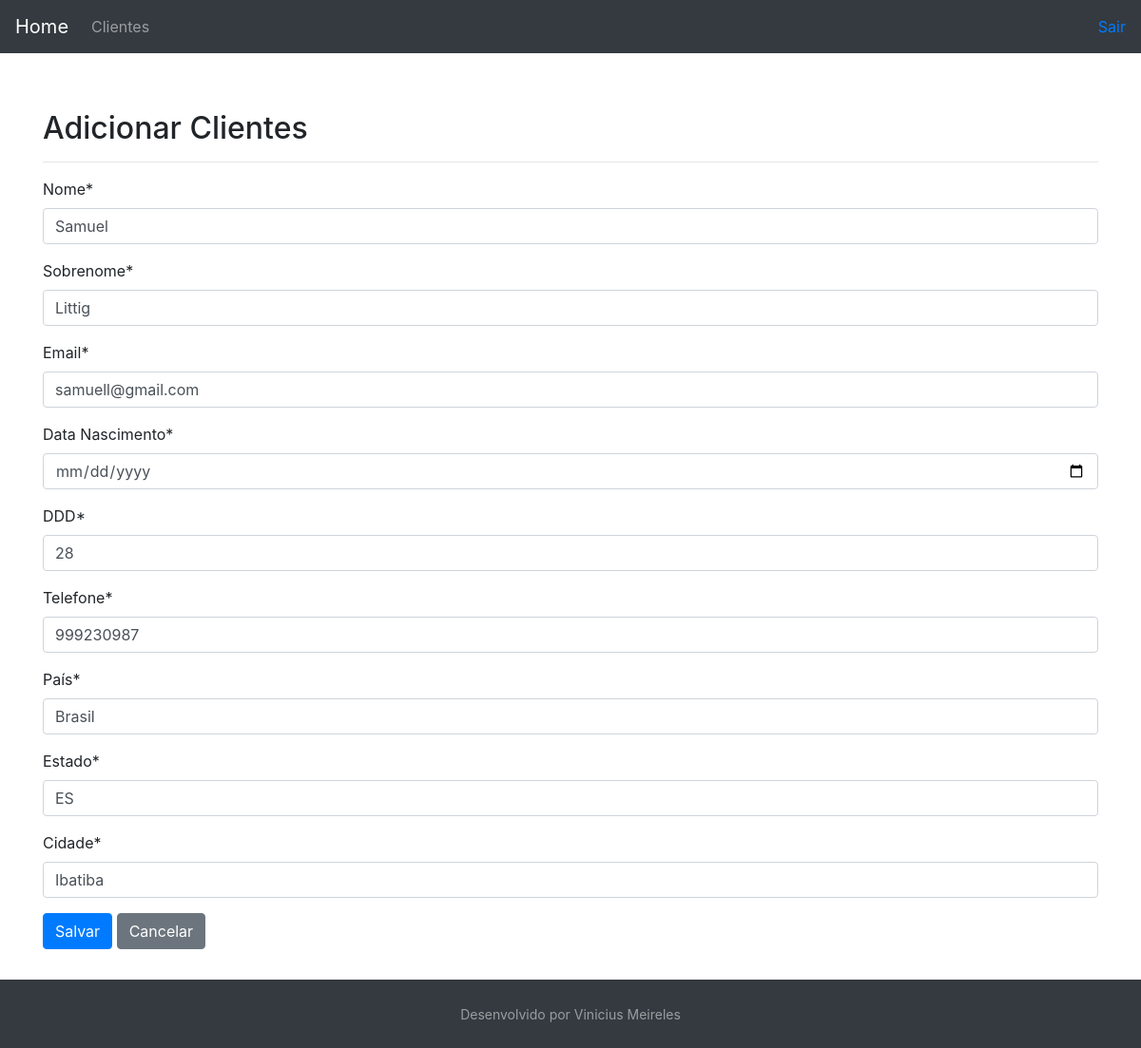
Page /customer/8/ on the committed database.
### customer/models.py (models this page shows, shortened)
class Customer(models.Model):
    first_name = models.CharField(max_length=30)
    last_name = models.CharField(max_length=50)
    email = models.EmailField()
    birth_date = models.DateField()
    area_code = models.CharField(max_length=3)
    phone_number = models.CharField(max_length=9)
    country = models.CharField(max_length=30)
    state = models.CharField(max_length=30)
    city = models.CharField(max_length=30)
    created_date = models.DateTimeField(auto_now_add=True)
    update_date = models.DateTimeField(auto_now=True)
    active = models.BooleanField(default=True)
    class Meta:
        db_table = "customer"

### customer/views.py (the view, shortened to what this page needs)
# urls.py: path("<int:id>/", CustomerUpdateView.as_view(), name="customer-update"),
class CustomerUpdateView(UpdateView):
  template_name = "customer/customer.html"
  form_class = CustomerForm
  def get_object(self):
    id = self.kwargs.get("id")
    return get_object_or_404(Customer, id=id)

### customer/forms.py
class CustomerForm(forms.ModelForm):
    first_name = forms.CharField(
        label="Nome",
        error_messages={"max_length": "Máximo de 30 caracteres"}
        )
    last_name = forms.CharField(
        label="Sobrenome",
        error_messages={"max_length": "Máximo de 50 caracteres"}
        )
    email = forms.EmailField(label="Email")
    birth_date = forms.DateField(label="Data Nascimento", widget=DateInput())
    area_code = forms.RegexField(
        label="DDD",
        regex=r"^\+?1?[0-9]{2}$",
        error_messages={"invalid": "Número de DDD inválido"}
        )
    phone_number = forms.RegexField(
        label="Telefone",
        regex=r"^\+?1?[0-9]{9,15}$",
        error_messages={"invalid": "Número de telefone inválido"}
        )
    country = forms.CharField(label="País")
    state = forms.CharField(label="Estado")
    city = forms.CharField(label="Cidade")
    class Meta:
        model = Customer
        fields = (
            "first_name",
            "last_name",
            "email",
            "birth_date",
            "area_code",
            "phone_number",
            "country",
            "state",
            "city",
        )

### customer/templates/customer/customer.html (shortened to what this page needs)
{% extends "model-page.html" %}
{% load crispy_forms_tags %}
{% block content %}
  <h2>Adicionar Clientes</h2><hr>
  <form method="POST">{% csrf_token %}
    {{ form|crispy }}
    <button type="submit" class="btn btn-primary">Salvar</button>
      <a href= "{% url "customer:customer-list"  %}">
         <buttum type="button" class="btn btn-secondary">Cancelar</button>
  </form>
{% endblock %}

### core/templates/model-page.html (style rules this page uses)
html, body { height: 100%; }

### rows in the picture
Customer: first_name "Samuel", last_name "Littig", email "samuell@gmail.com", area_code "28", phone_number "999230987", country "Brasil", state "ES", city "Ibatiba"
